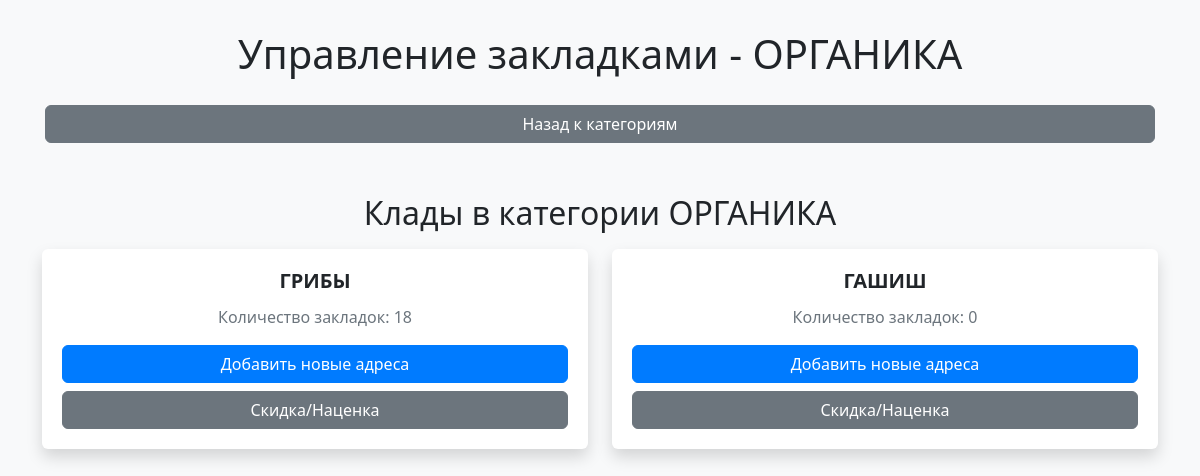
/paid-products/ОРГАНИКА (signed in), run on the app's committed database.
### tables this page shows
CREATE TABLE categories (
            id INTEGER PRIMARY KEY AUTOINCREMENT,
            name TEXT UNIQUE
        );

CREATE TABLE products (
              id INTEGER PRIMARY KEY,
              name TEXT,
              category_id INTEGER,
              price REAL,
              description TEXT,
              image TEXT, name_en TEXT,
              FOREIGN KEY (category_id) REFERENCES categories(id)
            );

### admin_panel/app.py (the view, shortened to what this page needs)
@app.route("/paid-products/<string:category_name>")
@login_required
def paid_products_category(category_name):
    conn = db_manager.get_connection()
    if not conn:
        logging.error("paid_products_category: Не удалось получить соединение из пула.")
        return jsonify({'error': 'Не удалось подключиться к базе данных.'}), 500
    try:
        query = "SELECT id FROM categories WHERE name = ?"
        category_row = execute_query(query, (category_name,), fetch=True, fetch_one_flag=True)
        if not category_row:
            return "Категория не найдена", 404
        category_id = category_row[0]
        query = """
            SELECT id, name
            FROM products
            WHERE category_id = ?
        """
        products = execute_query(query, (category_id,), fetch=True)
        product_list = []
        for product in products:
            bookmark_count = 0
            product_id = product[0]
            gram_products = [1, 3, 4, 5, 6, 7, 12, 13, 14, 15]
            item_products = [2, 8, 9, 10, 11]
            if product_id in gram_products:
               for gram in [1, 2, 5, 10]:
                   table_name = get_paid_products_table_name("gram", gram)
                   query = f"""
                       SELECT COUNT(*)
                       FROM {table_name}
                       WHERE product_name LIKE ? AND category_name = ?
                   """
                   count_result = execute_query(query, (product[1] + '%', category_name), fetch=True, fetch_one_flag=True)
                   if count_result and count_result[0] is not None:
                       bookmark_count += count_result[0]
            product_list.append({
                "id": product[0],
                "name": product[1],
                "bookmark_count": bookmark_count
            })
        return render_template("paid_products_category.html",
                               category_name=category_name,
                               products=product_list)
    except Exception as e:
      logging.error(f"Error in paid_products_category endpoint: {e}")
      return "An error occurred. Check the logs for details.", 500
    finally:
       db_manager.release_connection(conn)

### admin_panel/app.py (called while the page is built)
@app.before_request
def before_request():
    if request.endpoint != 'login' and not session.get('logged_in') and not request.path.startswith('/data/images/') and not request.path.startswith('/templates/'):
         return redirect(url_for('login')) # Перенаправляем на страницу входа

@app.teardown_appcontext
def teardown_db(exception):
   db_manager.close_all_connections()

def login_required(f):
    @wraps(f)
    def decorated_function(*args, **kwargs):
        if not session.get('logged_in'):
            return redirect(url_for('login'))
        return f(*args, **kwargs)
    return decorated_function

### database.py (called while the page is built)
def get_paid_products_table_name(selected_type, selectedValue):
    if selected_type == "gram":
        return f"gr_{str(selectedValue)}_paid_products"  # Например, "gr_10_paid_products"
    elif selected_type == "item":
        return f"item_{str(selectedValue)}_paid_products"  # Например, "item_2_paid_products"
    else:
        raise ValueError("Invalid gram/item type")

    def _create_connection(self):
        try:
            conn = sqlite3.connect(DATABASE_NAME, check_same_thread=False)
            logging.info("database.py - DatabaseManager: Подключение к БД установлено.")
            return conn
        except sqlite3.Error as e:
            logging.error(f"database.py - DatabaseManager: Ошибка подключения к БД: {e}")
            return None

    def get_connection(self):
        max_retries = 5
        retry_delay = 0.1
        for attempt in range(max_retries):
            with self._pool_lock:
                if self._pool:
                    return self._pool.pop()
                if len(self._pool) < self._max_connections:
                    conn = self._create_connection()
                    if conn:
                        logging.debug("database.py - DatabaseManager: Создали новое соединение")
                        return conn
            logging.debug(f"database.py - DatabaseManager: Нет свободных соединений ({len(self._pool)}/{self._max_connections}), запрос ждет")
            time.sleep(retry_delay)
        logging.error(f"database.py - DatabaseManager: Не удалось получить соединение из пула после {max_retries} попыток")
        return None

    def close_all_connections(self):
        with self._pool_lock:
          for conn in self._pool:
               conn.close()
          self._pool.clear()
          logging.info("database.py - DatabaseManager: Все соединения в пуле закрыты.")

### admin_panel/templates/paid_products_category.html (shortened to what this page needs)
<!DOCTYPE html>
<html lang="ru">
<head>
    <link href="https://cdn.jsdelivr.net/npm/bootstrap@5.3.0/dist/css/bootstrap.min.css" rel="stylesheet">
</head>
<body>
    <div class="container">
        <h1 class="mb-4 text-center">Управление закладками - {{ category_name }}</h1>
        <div class="btn-group d-flex mb-3" role="group">
            <a href="{{ url_for('paid_products') }}" class="btn btn-secondary w-100">Назад к категориям</a>
        </div>
        <h2 class="mt-5 text-center">Клады в категории {{ category_name }}</h2>
        <div class="row justify-content-center mt-3">
            {% if products %}
                {% for product in products %}
                    <div class="col-sm-12 col-md-6"  data-product-id="{{ product.id }}">
                        <div class="card">
                            <div class="card-body">
                                <h5 class="card-title">{{ product.name }}</h5>
                                <p class="card-text">Количество закладок: {{ product.bookmark_count }}</p>
                                <div class="d-grid gap-2">
                                    <a href="{{ url_for('edit_paid_product', category_name=category_name, product_name=product.name) }}" class="btn btn-primary">
                                        Добавить новые адреса
                                    </a>
                                    <button class="btn btn-secondary" type="button" data-bs-toggle="collapse" data-bs-target="#discount-{{ loop.index }}" aria-expanded="false" aria-controls="discount-{{ loop.index }}">
                                        Скидка/Наценка
                                    </button>
                                </div>
                            </div>
                        </div>
                    </div>
                {% endfor %}
            {% else %}
                <div class="col-12">
                    <p class="text-muted text-center">В данной категории нет кладов.</p>
                </div>
            {% endif %}
        </div>
    </div>
</body>
</html>

### admin_panel/templates/paid_products_category.html (style rules this page uses)
body { background-color: #f8f9fa; }
.container { margin-top: 30px; }
.card { margin-bottom: 20px; border: none; box-shadow: 0 0.5rem 1rem rgba(0, 0, 0, 0.15); transition: transform 0.3s ease-in-out; text-align: center; position: relative; }
.card-body { padding: 1.25rem; }
.card-title { font-weight: bold; margin-bottom: 0.75rem; }
.card-text { color: #6c757d; }
.btn-primary { background-color: #007bff; border-color: #007bff; }
.btn-secondary { background-color: #6c757d; border-color: #6c757d; }
.btn-group { flex-wrap: wrap; }
.btn-group .btn { margin: 0.2rem; }

### data on the page
categories: name "ОРГАНИКА"
products: name "ГРИБЫ", bookmark_count "18"
products: name "ГАШИШ", bookmark_count "0"
